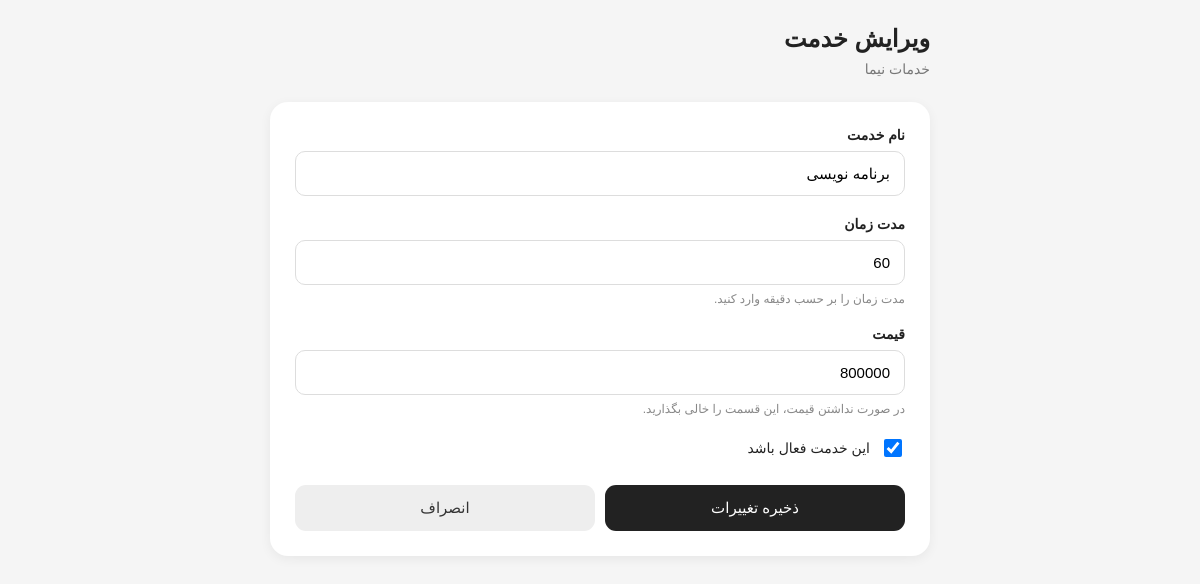
Screenshot of /owner/services/1/edit/ (signed in) with the database file from the repository.
### booking/models.py (models this page shows, shortened)
class Business(models.Model):
    owner = models.ForeignKey(
        "accounts.User",
        on_delete=models.CASCADE,
        related_name="businesses",
        verbose_name="مالک"
    )
    name = models.CharField(
        max_length=150,
        verbose_name="نام کسب‌وکار"
    )
    image = models.ImageField(
    upload_to="businesses/",
    blank=True,
    null=True,
    verbose_name="تصویر کسب‌وکار"
    )
    phone = models.CharField(
        max_length=20,
        verbose_name="شماره تماس"
    )
    opening_time = models.TimeField(
        blank=True,
        null=True,
        verbose_name="ساعت شروع کار"
    )
    closing_time = models.TimeField(
        blank=True,
        null=True,
        verbose_name="ساعت پایان کار"
    )
    address = models.TextField(
        blank=True,
        verbose_name="آدرس"
    )
    description = models.TextField(
        blank=True,
        verbose_name="توضیحات"
    )
    is_active = models.BooleanField(
        default=True,
        verbose_name="فعال"
    )
    created_at = models.DateTimeField(
        auto_now_add=True,
        verbose_name="تاریخ ایجاد"
    )
    updated_at = models.DateTimeField(
        auto_now=True,
        verbose_name="آخرین بروزرسانی"
    )
    class Meta:
        verbose_name = "کسب‌وکار"
        verbose_name_plural = "کسب‌وکارها"

class Service(models.Model):
    business = models.ForeignKey(
        Business,
        on_delete=models.CASCADE,
        related_name="services",
        verbose_name="کسب‌وکار"
    )
    name = models.CharField(
        max_length=150,
        verbose_name="نام خدمت"
    )
    duration = models.PositiveIntegerField(
        help_text="مدت زمان به دقیقه",
        verbose_name="مدت زمان"
    )
    price = models.PositiveBigIntegerField(
        blank=True,
        null=True,
        verbose_name="قیمت"
    )
    is_active = models.BooleanField(
        default=True,
        verbose_name="فعال"
    )
    created_at = models.DateTimeField(
        auto_now_add=True,
        verbose_name="تاریخ ایجاد"
    )
    updated_at = models.DateTimeField(
        auto_now=True,
        verbose_name="آخرین بروزرسانی"
    )
    class Meta:
        verbose_name = "خدمت"
        verbose_name_plural = "خدمات"

### booking/views.py (the view, shortened to what this page needs)
@login_required
def owner_service_edit(request, service_id):
    business = get_object_or_404(
        Business,
        owner=request.user,
        is_active=True,
    )
    service = get_object_or_404(
        Service,
        id=service_id,
        business=business,
    )
    return render(
        request,
        "booking/owner_service_edit.html",
        {
            "business": business,
            "service": service,
        }
    )

### booking/templates/booking/owner_service_edit.html (shortened to what this page needs)
<!DOCTYPE html>
<html lang="fa" dir="rtl">
<head>
</head>
<body>
<div class="container">
    <div class="header">
        <h1>
            ویرایش خدمت
        </h1>
        <p>
            {{ business.name }}
        </p>
    </div>
    <div class="form-card">
        <form
            method="post"
        >
            <div class="form-group">
                <label for="name">
                    نام خدمت
                </label>
                <input
                    type="text"
                    id="name"
                    name="name"
                    value="{{ service.name }}"
                    required
                >
            </div>
            <div class="form-group">
                <label for="duration">
                    مدت زمان
                </label>
                <input
                    type="number"
                    id="duration"
                    name="duration"
                    value="{{ service.duration }}"
                    min="1"
                    required
                >
                <div class="help-text">
                    مدت زمان را بر حسب دقیقه وارد کنید.
                </div>
            </div>
            <div class="form-group">
                <label for="price">
                    قیمت
                </label>
                <input
                    type="number"
                    id="price"
                    name="price"
                    value="{{ service.price|default_if_none:'' }}"
                    min="0"
                >
                <div class="help-text">
                    در صورت نداشتن قیمت، این قسمت را خالی بگذارید.
                </div>
            </div>
            <div class="checkbox-group">
                <input
                    type="checkbox"
                    id="is_active"
                    name="is_active"
                    {% if service.is_active %}checked{% endif %}
                >
                <label for="is_active">
                    این خدمت فعال باشد
                </label>
            </div>
            <div class="buttons">
                <button
                    type="submit"
                    class="button save-button"
                >
                    ذخیره تغییرات
                </button>
                <a
                    href="{% url 'owner_services' %}"
                    class="button cancel-button"
                >
                    انصراف
                </a>
            </div>
        </form>
    </div>
</div>
</body>
</html>

### booking/templates/booking/owner_service_edit.html (style rules this page uses)
* { box-sizing: border-box; }
body { margin: 0; font-family: Tahoma, Arial, sans-serif; background: #f5f5f5; color: #222; }
.container { width: 100%; max-width: 700px; margin: 0 auto; padding: 25px 20px; }
.header { margin-bottom: 25px; }
.header h1 { margin: 0 0 8px; font-size: 24px; }
.header p { margin: 0; color: #777; font-size: 14px; }
.form-card { background: white; border-radius: 18px; padding: 25px; box-shadow: 0 3px 12px rgba(0, 0, 0, 0.06); }
.form-group { margin-bottom: 20px; }
.form-group label { display: block; margin-bottom: 8px; font-size: 14px; font-weight: bold; }
.form-group input { width: 100%; border: 1px solid #ddd; border-radius: 10px; padding: 13px 14px; font-family: inherit; font-size: 15px; outline: none; }
.help-text { margin-top: 7px; color: #888; font-size: 12px; }
.checkbox-group { display: flex; align-items: center; gap: 10px; margin-bottom: 25px; }
.checkbox-group input { width: 18px; height: 18px; cursor: pointer; }
.checkbox-group label { margin: 0; font-size: 14px; cursor: pointer; }
.buttons { display: flex; gap: 10px; }
.button { flex: 1; border: none; border-radius: 11px; padding: 14px; font-family: inherit; font-size: 15px; text-align: center; text-decoration: none; cursor: pointer; }
.save-button { background: #222; color: white; }
.cancel-button { background: #eee; color: #333; }

### rows the page displays
Business: name "خدمات نیما"
Service: name "برنامه نویسی", duration "60", price "800000", is_active "☑"
